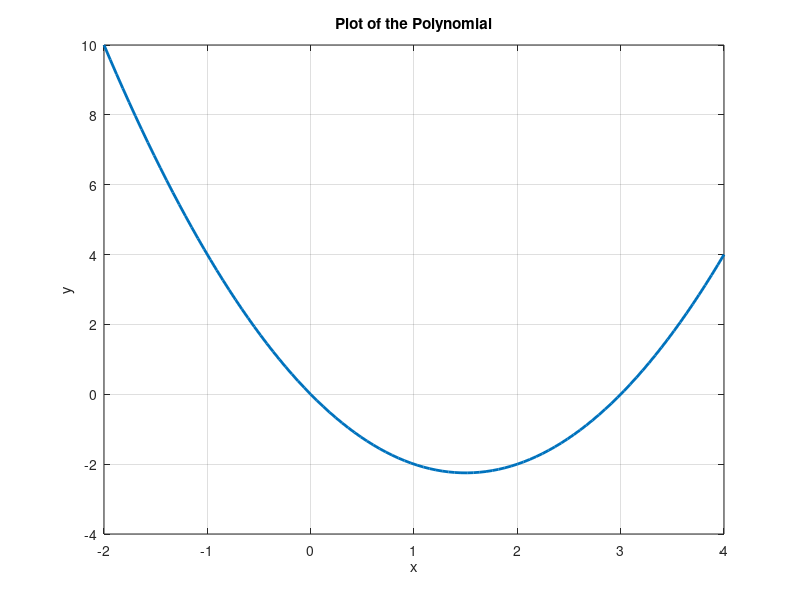

Here is the MATLAB script that generated this plot:
% Define the coefficients of the polynomial (in descending order)
coefficients = [1, -3,0];  % Represents the polynomial x^2 - 3x + 2

% Generate x values for the plot
x_values = linspace(-2, 4, 100);  % Adjust the range as needed

% Evaluate the polynomial for each x value
y_values = polyval(coefficients, x_values);

% Plot the polynomial
plot(x_values, y_values, 'LineWidth', 2);
title('Plot of the Polynomial');
xlabel('x');
ylabel('y');
grid on;
